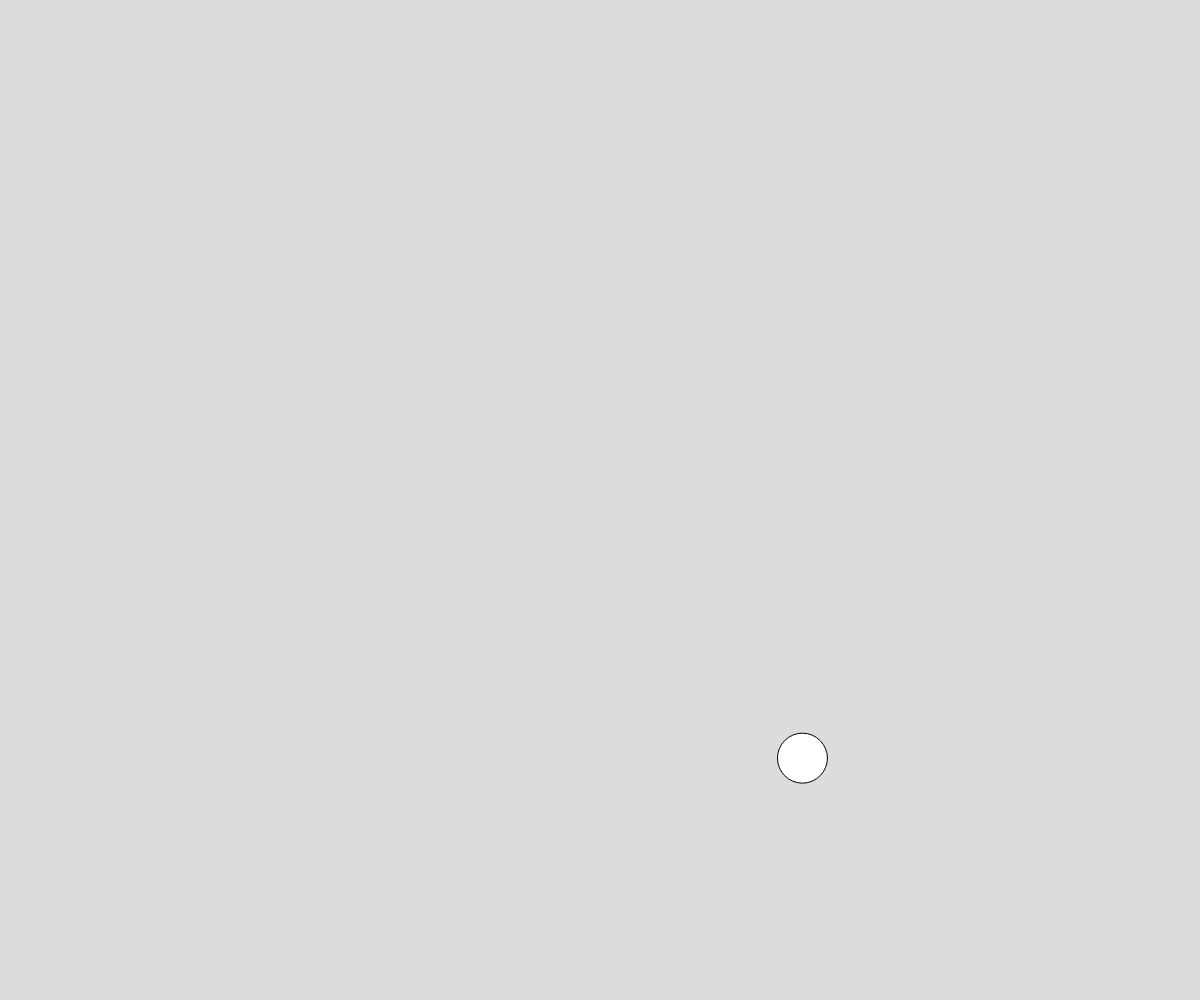
Frame 1 (no input)
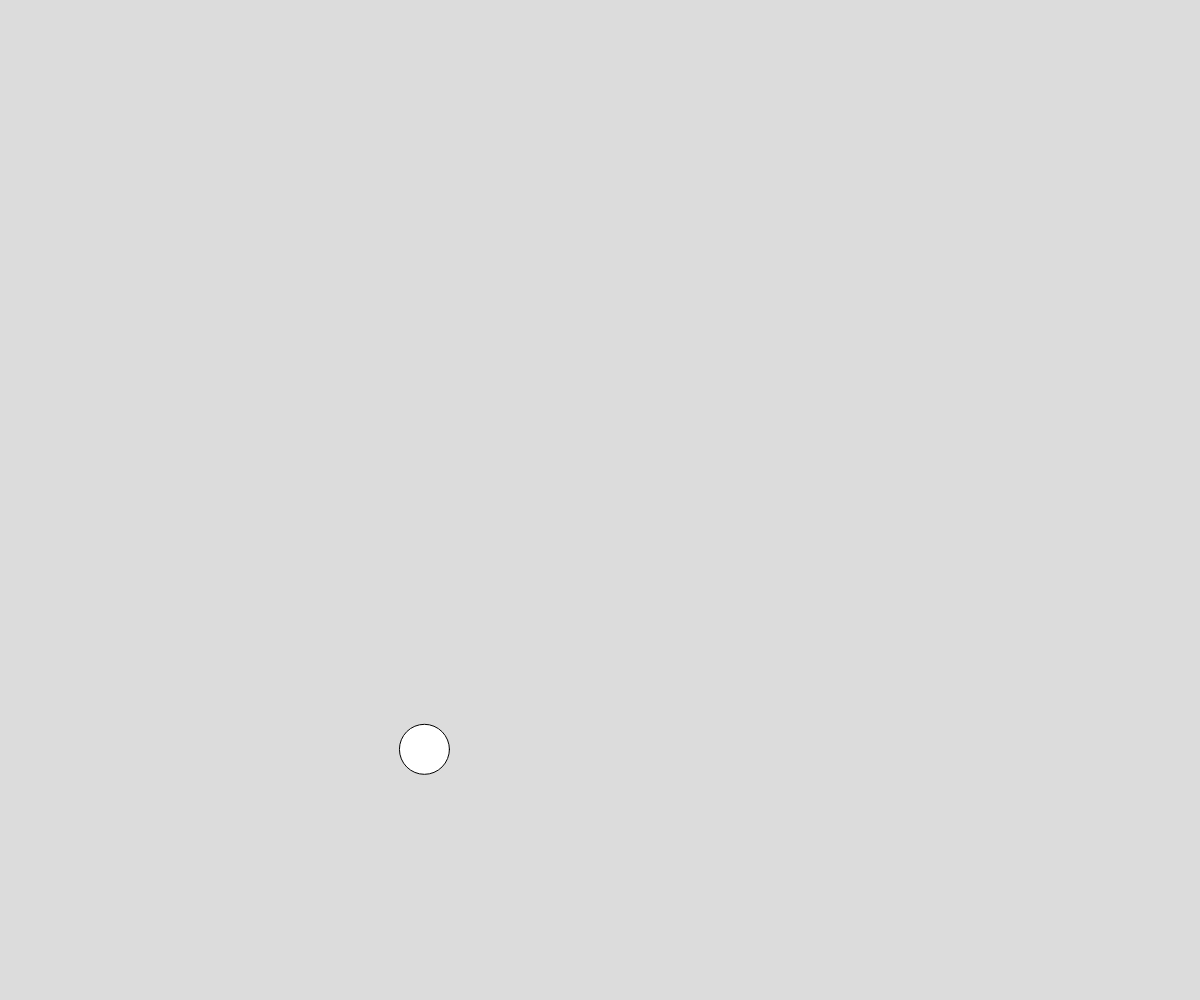
Frame 60 (no input)
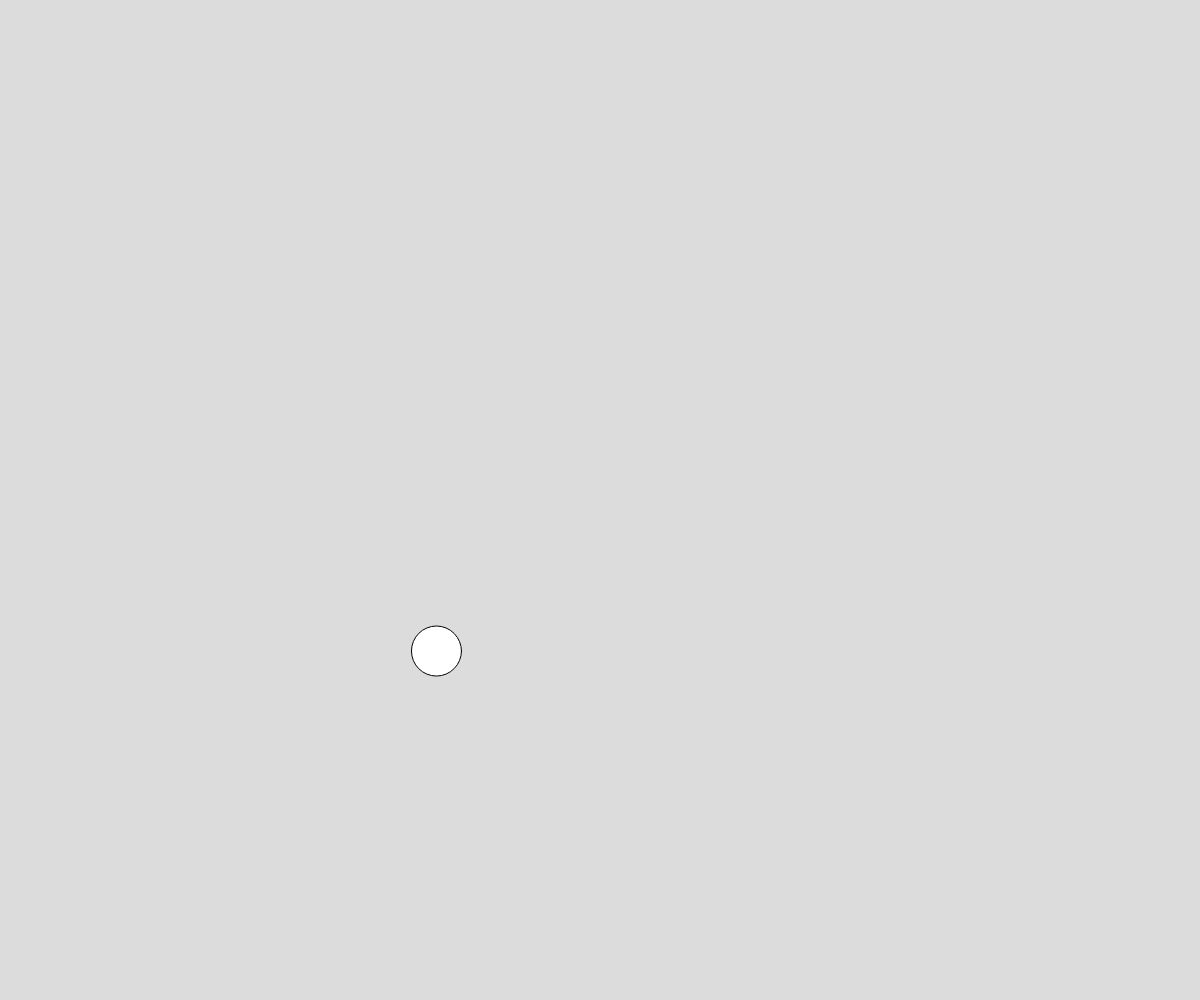
Frame 120 (the mouse pressed at the canvas centre since frame 60)

The p5.js sketch that drew these frames (run headless with seeded random() and noise() and a simulated clock; from frame 60 on, the mouse is pressed at the canvas centre):

// p5.js sketch
// ── sketch.js
// Perlin noise ball demo

let x;
let y;
let time = 0;

function setup() {
  createCanvas(windowWidth, windowHeight);
  x = width/2;
  y = height/2;
}

function draw() {
  background(220);
  time+=0.01
  x = width*noise(time);
  y = height*noise(time+10000);
  circle(x,y,50)
}
